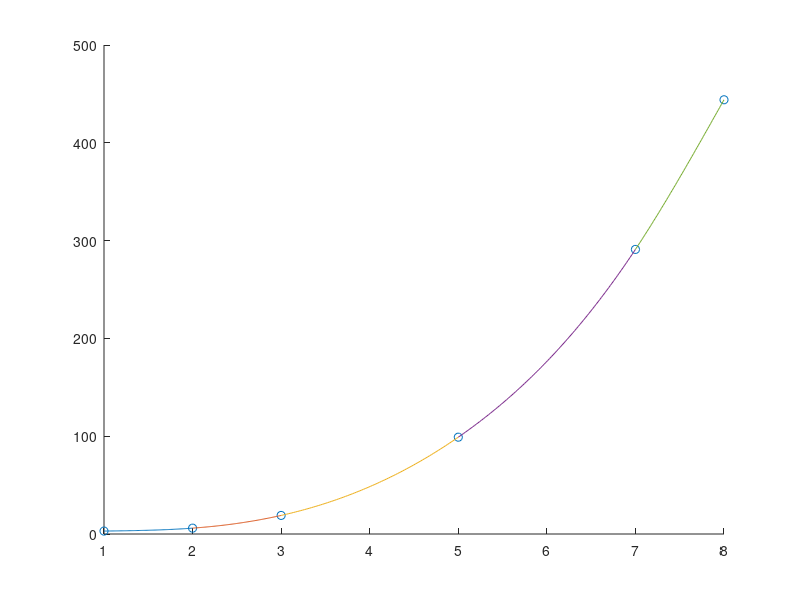

This figure's MATLAB source: (Note: this script raises an error after producing the figure.)
clear all;clc
t = [1 2 3 5 7 8];
f = [3 6 19 99 291 444];

scatter(t,f,'r*');
hold on;

% Calculate the step
h = [];
for i = 1:length(t)-1
	h = [h t(i+1)-t(i)];
end

% Construct the matrix for the linear equation system
A(1,1) = 1;
A(length(t),length(t)) = 1;
for i = 2:length(h)
	A(i,i-1) = h(i-1);
	A(i,i) = 2*(h(i-1)+h(i));
	A(i,i+1) = h(i);
end

% Construct b for linear equation system
y = [0];
for i = 1:length(t)-2
	y = [y; (f(i+2)-f(i+1))/h(i+1) - (f(i+1)-f(i))/h(i)];
end
y = 6*[y; 0];

% Solve the linear system for m
m = A\y;

% Construct the coefficient vectors
a = [];
b = [];
c = [];
d = [];
for i = 1:length(m)-1
	a = [a; f(i)];
	b = [b; (f(i+1)-f(i))/h(i) - h(i)/2*m(i) - h(i)/6*(m(i+1)-m(i))];
	c = [c; 1/2*m(i)];
	d = [d; (m(i+1)-m(i))/(6*h(i))];
end

% Construct the polynomials for each interval and plot them
for i = 1:length(t)-1
	x = linspace(t(i),t(i+1),100);
	y = a(i) + b(i).*(x-t(i)) + c(i).*(x-t(i)).^2 + d(i)*(x-t(i)).^3;
	plot(x,y);
end

i = 3; x = 4;
y1 = a(i) + b(i)*(x-t(i)) + c(i)*(x-t(i)).^2 + d(i)*(x-t(i)).^3

i = 2; x = 2.5;
y2 = a(i) + b(i)*(x-t(i)) + c(i)*(x-t(i)).^2 + d(i)*(x-t(i)).^3

syms x y
for i = 1:length(t)-1
	y = a(i) + b(i)*(x-t(i)) + c(i)*(x-t(i)).^2 + d(i)*(x-t(i)).^3
end

i = 2; x = 3;
y3 = a(i) + b(i)*(x-t(i)) + c(i)*(x-t(i)).^2 + d(i)*(x-t(i)).^3

i = 3; x = 3;
y4 = a(i) + b(i)*(x-t(i)) + c(i)*(x-t(i)).^2 + d(i)*(x-t(i)).^3